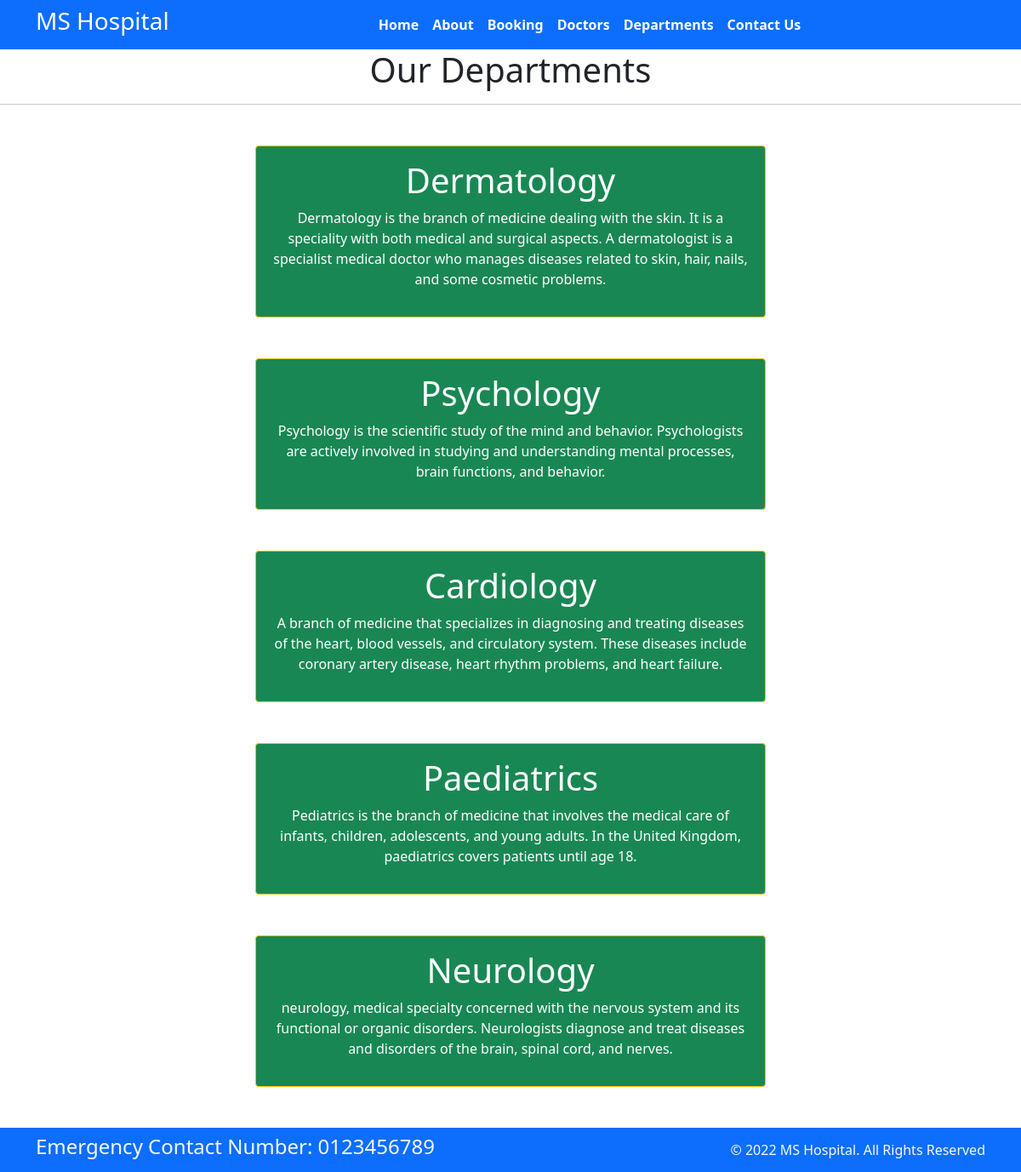
Page /department/ on the committed database.
### ms_hospital_app/models.py (models this page shows, shortened)
class Department(models.Model):
    dep_name = models.CharField(max_length=100)
    dep_description = models.TextField()

### ms_hospital_app/views.py (the view)
# urls.py: path('department/', views.department, name='department'),
def department(request):
    dict_dept = {
        'dept':Department.objects.all
    }
    return render(request,'department.html',dict_dept)

### templates/department.html (shortened to what this page needs)
{% extends 'base.html' %}
{% block content %}
<h1 class="text-center">Our Departments</h1>
<hr>
{% for d in dept %}
<div class="mx-auto w-50 bg-success text-center text-white p-3 my-5 border border-warning rounded">
    <h1>{{d.dep_name}}</h1>
    <p>{{d.dep_description}}</p>
</div>
{% endfor %}
{% endblock %}

### rows in the picture
Department: dep_name "Dermatology", dep_description "Dermatology is the branch of medicine dealing with the skin. It is a speciality with both medical and surgical aspects. A dermatologist is a specialist medical doctor who manages diseases related to skin, hair, nails, and some cosmetic problems."
Department: dep_name "Psychology", dep_description "Psychology is the scientific study of the mind and behavior. Psychologists are actively involved in studying and understanding mental processes, brain functions, and behavior."
Department: dep_name "Cardiology", dep_description "A branch of medicine that specializes in diagnosing and treating diseases of the heart, blood vessels, and circulatory system. These diseases include coronary artery disease, heart rhythm problems, and heart failure."
Department: dep_name "Paediatrics", dep_description "Pediatrics is the branch of medicine that involves the medical care of infants, children, adolescents, and young adults. In the United Kingdom, paediatrics covers patients until age 18."
Department: dep_name "Neurology", dep_description "neurology, medical specialty concerned with the nervous system and its functional or organic disorders. Neurologists diagnose and treat diseases and disorders of the brain, spinal cord, and nerves."
